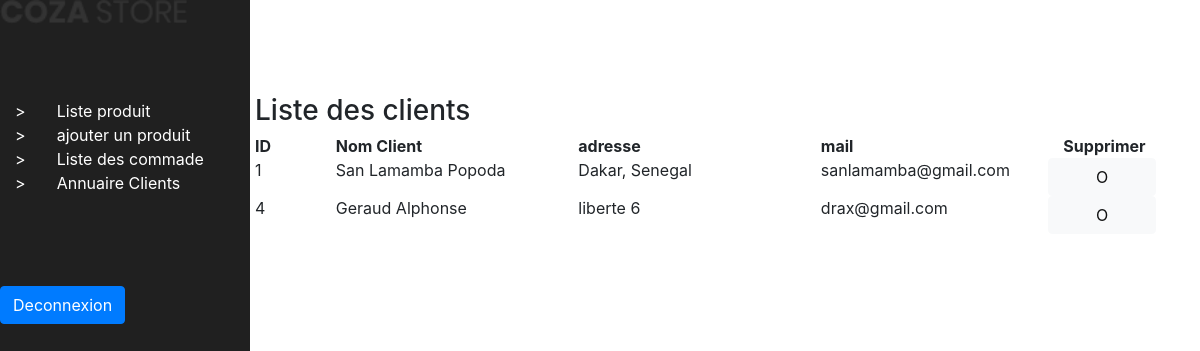
The app's page /admin/liste_client.php with its own data.
### tables this page shows
CREATE TABLE `client` (
  `id_client` int(11) NOT NULL,
  `nom_client` varchar(64) NOT NULL,
  `prenom_client` varchar(64) NOT NULL,
  `adresse_client` varchar(56) NOT NULL,
  `mail_client` varchar(64) NOT NULL,
  `mdp_client` varchar(64) NOT NULL,
  `token` varchar(64) DEFAULT NULL,
  `session` timestamp NOT NULL DEFAULT current_timestamp()
);

### backend/config/Database.php (called while the page is built, shortened)
<?php
class Database
{
    public $host   = DB_HOST;
    public $user   = DB_USER;
    public $pass   = DB_PASS;
    public $dbname = DB_NAME;
    public $link;
    private function connectDB()
    {
        $this->link = new mysqli(
            $this->host,
            $this->user,
            $this->pass,
            $this->dbname
        );
    }
    public function select($query)
    {
        $result = $this->link->query($query) or
        die($this->link->error . __LINE__);
        if ($result->num_rows > 0) {
            return $result;
        } else {
            return false;
        }
    }
}

### backend/instances/instances.php (called while the page is built, shortened)
<?php
     require("".$_SERVER['DOCUMENT_ROOT']."/quemada/backend/classes/Client.php");
     $client = new Client();

### backend/classes/Client.php (called while the page is built, shortened)
<?php
     include_once("".$_SERVER['DOCUMENT_ROOT']."/quemada/backend/config/Database.php");
     class Client
     {
          public function __construct()
          {
               $this->db = new Database();
          }
          public function read_clients()
          {
               $query = "select * from client";
               $result = $this->db->select($query);
               return $result;
          }
     }

### admin/liste_client.php (the view)
<!DOCTYPE html>
<html lang="en">
<?php
	include("./components/head.php")
?>
<body>
	<div id="adminContainer">
		<?php
			require_once("./components/sidebar.php")
		?>
		<section id="adminScreen" class="container-fluid">
			<div class="row spacer"></div>
			<form class="row">
				<h3>Liste des clients</h3>
				<div class="col-12">
					<div class="row">
						<table class="col-12">
							<tr class="row">
								<th class="col-1">ID</th>
								<th class="col-3">Nom Client</th>
								<th class="col">adresse</th>
								<th class="col">mail</th>
								<th class="col-2">Supprimer</th>
							</tr>
							<?php
								$data = $client->read_clients();
								foreach ($data as $datum) {?>
							<tr class="row">
								<td class="col-1"><?php echo $datum['id_client'];?></td>
								<td class="col"><?php echo $datum['nom_client']; echo " "; echo $datum['prenom_client']; ?></td>
								<td class="col"><?php echo $datum['adresse_client'];?></td>
								<td class="col"><?php echo $datum['mail_client'];?></td>
								<td class="col-2">
									<a href="#" class="row">
										<button class="col-8 btn btn-light">O</button>
									</a>
								</td>
							</tr>
							<?php } ?>
						</table>
					</div>
				</div>
			</form>
		</section>
	</div>
</body>
</html>

### admin/style/main.css (style rules this page uses)
*, *::after, *::before { padding: 0; margin: 0; box-sizing: border-box; transition: 0.3s ease; }
a { color: inherit; list-style: none; text-decoration: none; }
section { min-height: 50vh; }
.spacer { height: 75px; }
#adminContainer { display: grid; grid-template-columns: 250px 1fr; width: 100vw; height: 100vh; }
#adminContainer #adminScreen { overflow-y: scroll; padding: 20px; }

### records on screen
client: id_client "1", nom_client "San Lamamba", prenom_client "Popoda", adresse_client "Dakar, Senegal", mail_client "sanlamamba@gmail.com"
client: id_client "4", nom_client "Geraud", prenom_client "Alphonse", adresse_client "liberte 6", mail_client "drax@gmail.com"
